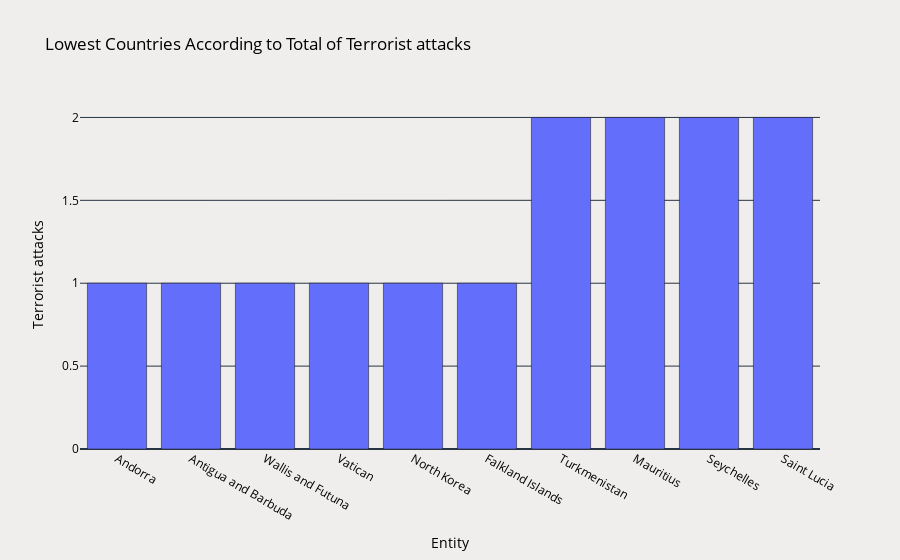

The cell this chart's notebook holds for it:
### Code cell
char_bar = df_country.groupby(['Entity'])[['Terrorist attacks']].sum().reset_index()
char_bar = char_bar.sort_values(by=("Terrorist attacks"), ascending=True)

top = char_bar.head(10)
fig = go.Figure()
fig.add_trace(go.Bar(x=top['Entity'], y=top["Terrorist attacks"]))

fig.update_layout(title='Lowest Countries According to Total of Terrorist attacks',
                          xaxis_title='Entity',
                          yaxis_title= "Terrorist attacks",
                          plot_bgcolor='#F0EEED', 
                          paper_bgcolor='#F0EEED',  
                          font=dict(color='black'))

pyo.init_notebook_mode(connected=True)
pyo.iplot(fig)

### Figure 1 — Plotly figure (JSON) as saved in the notebook; plotly's stock layout.template omitted (floating-point values rounded to 4 significant figures)
{"data": [{"x": ["Andorra", "Antigua and Barbuda", "Wallis and Futuna", "Vatican", "North Korea", "Falkland Islands", "Turkmenistan", "Mauritius", "Seychelles", "Saint Lucia"], "y": [1, 1, 1, 1, 1, 1, 2, 2, 2, 2], "type": "bar"}], "layout": {"font": {"color": "black"}, "paper_bgcolor": "#F0EEED", "plot_bgcolor": "#F0EEED", "title": {"text": "Lowest Countries According to Total of Terrorist attacks"}, "xaxis": {"title": {"text": "Entity"}}, "yaxis": {"title": {"text": "Terrorist attacks"}}}}
